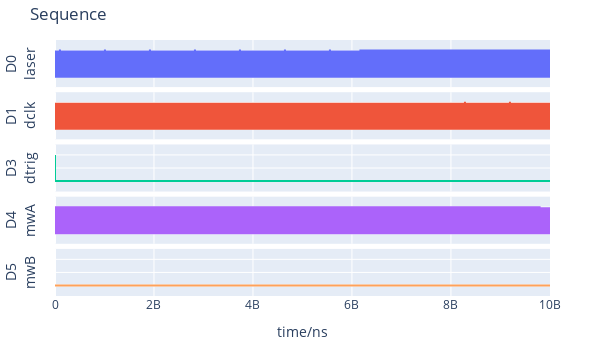

Notebook code cell kept with this figure:
### Code cell
pg.setTrigger(TriggerStart.SOFTWARE, rearm=TriggerRearm.AUTO)
REPEAT_INFINITELY = -1
pg.stream(n_runs=REPEAT_INFINITELY)
pg.plotSeq(plot_all=False)

### Figure 1 — Plotly figure (JSON) as saved in the notebook; plotly's stock layout.template omitted (floating-point values rounded to 4 significant figures; data arrays with more than 128 entries replaced by an {"elided": "..."} marker saying what was removed)
{"data": [{"line": {"shape": "hv"}, "mode": "lines", "name": "D0", "type": "scatter", "x": {"elided": "6004 int values"}, "xaxis": "x", "y": {"elided": "6004 int values"}, "yaxis": "y"}, {"line": {"shape": "hv"}, "mode": "lines", "name": "D1", "type": "scatter", "x": {"elided": "6004 int values"}, "xaxis": "x2", "y": {"elided": "6004 int values"}, "yaxis": "y2"}, {"line": {"shape": "hv"}, "mode": "lines", "name": "D3", "type": "scatter", "x": {"elided": "6004 int values"}, "xaxis": "x3", "y": {"elided": "6004 int values"}, "yaxis": "y3"}, {"line": {"shape": "hv"}, "mode": "lines", "name": "D4", "type": "scatter", "x": {"elided": "6004 int values"}, "xaxis": "x4", "y": {"elided": "6004 int values"}, "yaxis": "y4"}, {"line": {"shape": "hv"}, "mode": "lines", "name": "D5", "type": "scatter", "x": [0, 10001792200], "xaxis": "x5", "y": [0, 0], "yaxis": "y5"}], "layout": {"height": 350, "margin": {"b": 40, "l": 50, "r": 50, "t": 40}, "showlegend": false, "title": {"text": "Sequence"}, "width": 600, "xaxis": {"anchor": "y", "domain": [0, 1], "matches": "x5", "showticklabels": false}, "xaxis2": {"anchor": "y2", "domain": [0, 1], "matches": "x5", "showticklabels": false}, "xaxis3": {"anchor": "y3", "domain": [0, 1], "matches": "x5", "showticklabels": false}, "xaxis4": {"anchor": "y4", "domain": [0, 1], "matches": "x5", "showticklabels": false}, "xaxis5": {"anchor": "y5", "domain": [0, 1], "title": {"text": "time/ns"}}, "yaxis": {"anchor": "x", "domain": [0.816, 1], "range": [-0.4, 1.4], "showticklabels": false, "title": {"text": "D0<br>laser"}}, "yaxis2": {"anchor": "x2", "domain": [0.612, 0.796], "range": [-0.4, 1.4], "showticklabels": false, "title": {"text": "D1<br>dclk"}}, "yaxis3": {"anchor": "x3", "domain": [0.408, 0.592], "range": [-0.4, 1.4], "showticklabels": false, "title": {"text": "D3<br>dtrig"}}, "yaxis4": {"anchor": "x4", "domain": [0.204, 0.388], "range": [-0.4, 1.4], "showticklabels": false, "title": {"text": "D4<br>mwA"}}, "yaxis5": {"anchor": "x5", "domain": [0, 0.184], "range": [-0.4, 1.4], "showticklabels": false, "title": {"text": "D5<br>mwB"}}}}
